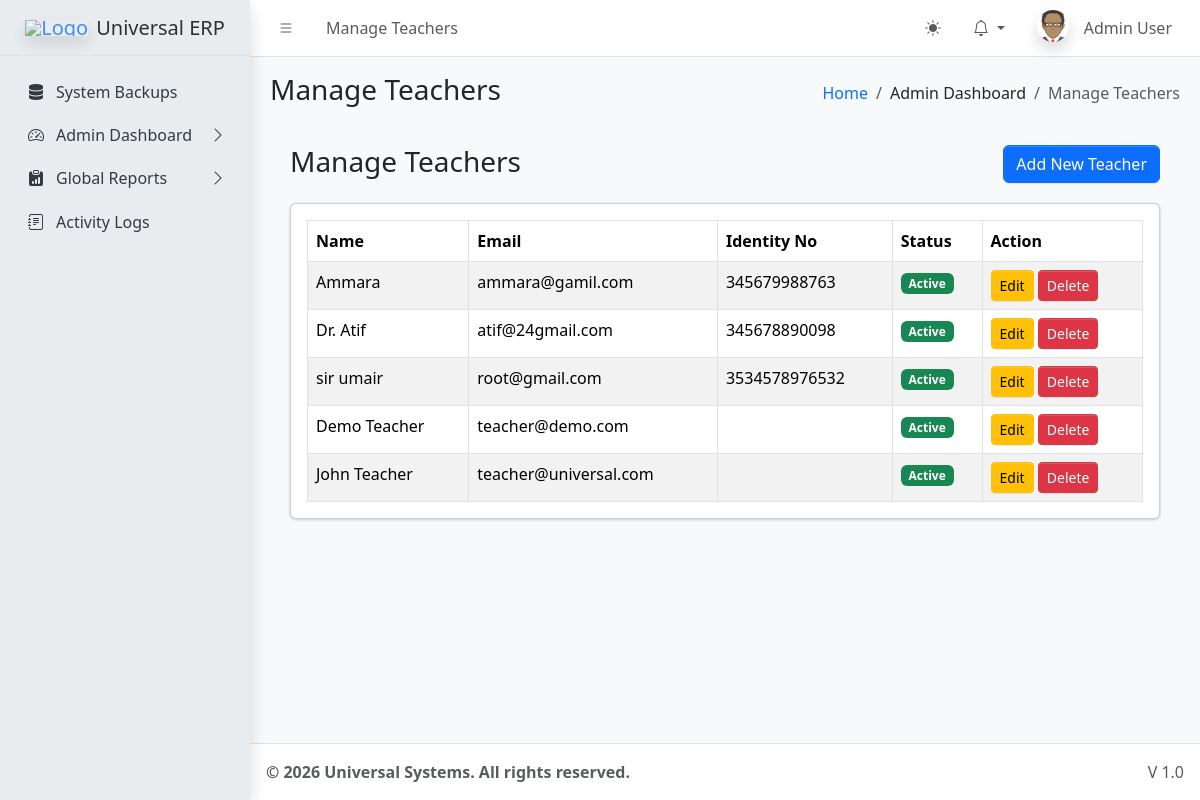
The app's page /dashboards/admin/list_teachers.php (signed in) with its own data.
### tables this page shows
CREATE TABLE `sys_pages` (
  `id` int(11) NOT NULL,
  `parent_id` int(11) DEFAULT 0,
  `page_name` varchar(100) NOT NULL,
  `page_url` varchar(255) DEFAULT '#',
  `icon_class` varchar(50) DEFAULT 'bi bi-circle',
  `sort_order` int(11) DEFAULT 0
);

CREATE TABLE `users` (
  `id` int(11) NOT NULL,
  `name` varchar(100) NOT NULL,
  `email` varchar(100) NOT NULL,
  `password` varchar(255) NOT NULL,
  `role` varchar(50) NOT NULL,
  `identity_no` varchar(50) DEFAULT NULL,
  `registration_no` varchar(50) DEFAULT NULL,
  `is_active` tinyint(1) DEFAULT 1,
  `created_at` timestamp NOT NULL DEFAULT current_timestamp()
);

### dashboards/admin/list_teachers.php (the view, shortened to what this page needs)
<?php
require_once '../../core/db.php';
require_once '../../includes/header.php';
$stmt = $pdo->prepare("SELECT * FROM users WHERE role = 'teacher' ORDER BY created_at DESC");
$stmt->execute();
$teachers = $stmt->fetchAll();
?>
<div class="app-content-header">
    <div class="container-fluid">
        <div class="row">
            <div class="col-sm-6"><h3>Manage Teachers</h3></div>
            <div class="col-sm-6 text-end">
                <a href="add_teacher.php" class="btn btn-primary">Add New Teacher</a>
            </div>
        </div>
    </div>
</div>
<div class="app-content">
    <div class="container-fluid">
        <div class="card">
            <div class="card-body">
                <table class="table table-bordered table-striped">
                    <thead>
                        <tr>
                            <th>Name</th>
                            <th>Email</th>
                            <th>Identity No</th>
                            <th>Status</th>
                            <th>Action</th>
                        </tr>
                    </thead>
                    <tbody>
                        <?php foreach($teachers as $t): ?>
                        <tr>
                            <td><?= htmlspecialchars($t['name']) ?></td>
                            <td><?= htmlspecialchars($t['email']) ?></td>
                            <td><?= htmlspecialchars($t['identity_no']) ?></td>
                            <td><?= $t['is_active'] ? '<span class="badge bg-success">Active</span>' : '<span class="badge bg-danger">Inactive</span>' ?></td>
                            <td>
                                <a href="edit_user.php?id=<?= $t['id'] ?>" class="btn btn-sm btn-warning">Edit</a>
                                <a href="delete_user.php?id=<?= $t['id'] ?>" class="btn btn-sm btn-danger" onclick="return confirm('Are you sure?')">Delete</a>
                            </td>
                        </tr>
                        <?php endforeach; ?>
                    </tbody>
                </table>
            </div>
        </div>
    </div>
</div>
<?php require_once '../../includes/footer.php'; ?>

### includes/header.php (shortened to what this page needs)
<?php
require_once __DIR__ . '/../core/session.php';
$settings = [];
$stmt = $pdo->query("SELECT * FROM system_settings");
while ($row = $stmt->fetch()) {
    $settings[$row['setting_key']] = $row['setting_value'];
}
$current_url = substr($_SERVER['SCRIPT_NAME'], strlen('/universal/'));
$pageStmt = $pdo->prepare("SELECT * FROM sys_pages WHERE page_url LIKE ? LIMIT 1");
$pageStmt->execute(["%$current_url%"]);
$currentPageData = $pageStmt->fetch();
$pageTitle = $currentPageData['page_name'] ?? 'Dashboard';
$pageId = $currentPageData['id'] ?? 0;
$breadcrumbs = [];
if ($currentPageData) {
    $crumbId = $currentPageData['id'];
    while($crumbId != 0) {
        $crumbStmt = $pdo->prepare("SELECT id, parent_id, page_name, page_url FROM sys_pages WHERE id = ?");
        $crumbStmt->execute([$crumbId]);
        $crumb = $crumbStmt->fetch();
        array_unshift($breadcrumbs, $crumb);
        $crumbId = $crumb['parent_id'];
    }
}
?>
<!DOCTYPE html>
<html lang="en"> <head>
    <link rel="stylesheet" href="<?= BASE_URL ?>assets/css/bootstrap.min.css" />
    <link rel="stylesheet" href="<?= BASE_URL ?>assets/css/bootstrap-icons.css" />
    <link rel="stylesheet" href="<?= BASE_URL ?>assets/css/adminlte.min.css" />
    <link rel="stylesheet" href="https://cdnjs.cloudflare.com/ajax/libs/font-awesome/6.4.2/css/all.min.css" />
</head>
<body class="layout-fixed sidebar-expand-lg bg-body-tertiary">
<div class="app-wrapper">
    <nav class="app-header navbar navbar-expand bg-body">
        <div class="container-fluid">
            <ul class="navbar-nav">
                <li class="nav-item"> <a class="nav-link" data-lte-toggle="sidebar" href="#" role="button"><i class="bi bi-list"></i></a> </li>
                <li class="nav-item d-none d-md-block"> <a href="#" class="nav-link"><?= $pageTitle ?></a> </li>
            </ul>
            <ul class="navbar-nav ms-auto">
                <li class="nav-item">
                    <button class="btn btn-link nav-link" id="theme-toggle" type="button">
                        <i class="bi bi-sun-fill" id="theme-icon"></i>
                    </button>
                </li>
                <li class="nav-item dropdown">
                    <a class="nav-link dropdown-toggle" data-bs-toggle="dropdown" href="#" aria-expanded="false">
                        <i class="bi bi-bell"></i>
                    </a>
                </li>
                <li class="nav-item dropdown user-menu">
                    <a href="#" class="nav-link dropdown-toggle" data-bs-toggle="dropdown">
                        <img src="<?= !empty($_SESSION['avatar']) ? $_SESSION['avatar'] : BASE_URL.'assets/img/avatar.png' ?>" class="user-image rounded-circle shadow" alt="User Image">
                        <span class="d-none d-md-inline ms-1"><?= htmlspecialchars($_SESSION['name']) ?></span>
                    </a>
                </li>
            </ul>
        </div>
    </nav>
    <?php include __DIR__ . '/sidebar.php'; ?>
    <main class="app-main">
        <div class="app-content-header">
            <div class="container-fluid">
                <div class="row">
                    <div class="col-sm-6"><h3 class="mb-0"><?= $pageTitle ?></h3></div>
                    <div class="col-sm-6">
                        <ol class="breadcrumb float-sm-end">
                            <li class="breadcrumb-item"><a href="<?= BASE_URL ?>">Home</a></li>
                            <?php foreach($breadcrumbs as $b): ?>
                                <li class="breadcrumb-item <?= ($b['id'] == $pageId) ? 'active' : '' ?>">
                                    <?= htmlspecialchars($b['page_name']) ?>
                                </li>
                            <?php endforeach; ?>
                        </ol>
                    </div>
                </div>
            </div>
        </div>
        <div class="app-content">
            <div class="container-fluid">

### includes/sidebar.php (shortened to what this page needs)
<aside class="app-sidebar bg-body-secondary shadow">
    <div class="sidebar-brand">
        <a href="<?= BASE_URL ?>index.php" class="brand-link">
            <img src="<?= $settings['system_logo'] ?>" alt="Logo" class="brand-image opacity-75 shadow">
            <span class="brand-text fw-light"><?= $settings['system_name'] ?></span>
        </a>
    </div>
    <div class="sidebar-wrapper">
        <nav class="mt-2">
            <ul class="nav sidebar-menu flex-column" data-lte-toggle="treeview" role="menu" data-accordion="false">
                <?php
                function buildMenu($pdo, $parentId = 0, $userRole, $currentUrl)
                {
                    $sql = "
                        SELECT p.* FROM sys_pages p
                        JOIN role_access ra ON p.id = ra.page_id
                        WHERE p.parent_id = ? AND ra.role_key = ?
                        ORDER BY p.sort_order ASC
                    ";
                    $stmt = $pdo->prepare($sql);
                    $stmt->execute([$parentId, $userRole]);
                    $items = $stmt->fetchAll();
                    foreach ($items as $item) {
                        $childStmt = $pdo->prepare("SELECT COUNT(*) FROM sys_pages WHERE parent_id = ?");
                        $childStmt->execute([$item['id']]);
                        $hasChildren = $childStmt->fetchColumn() > 0;
                        $isActive = (strpos($currentUrl, $item['page_url']) !== false && $item['page_url'] !== '#');
                        $menuOpen = $isActive ? 'menu-open' : '';
                        $activeClass = $isActive ? 'active' : '';
                        echo '<li class="nav-item ' . $menuOpen . '">';
                        echo '<a href="' . ($hasChildren ? '#' : BASE_URL . $item['page_url']) . '" class="nav-link ' . $activeClass . '">';
                        echo '<i class="nav-icon ' . $item['icon_class'] . '"></i>';
                        echo '<p>' . htmlspecialchars($item['page_name']);
                        echo '</p></a>';
                        if ($hasChildren) {
                            buildMenu($pdo, $item['id'], $userRole, $currentUrl);
                        }
                        echo '</li>';
                    }
                }
                $cur = substr($_SERVER['SCRIPT_NAME'], strlen('/universal/'));
                buildMenu($pdo, 0, $_SESSION['role'], $cur);
                ?>
            </ul>
        </nav>
    </div>
</aside>

### includes/header.php (style rules this page uses)
.user-image { width: 30px; height: 30px; object-fit: cover; }

### records on screen
sys_pages: page_name "Manage Teachers"
sys_pages: page_name "System Backups"
sys_pages: page_name "Admin Dashboard"
sys_pages: page_name "Global Reports"
sys_pages: page_name "Activity Logs"
users: name "Ammara", email "ammara@gamil.com", identity_no "345679988763", is_active "Active"
users: name "Dr. Atif", email "atif@24gmail.com", identity_no "345678890098", is_active "Active"
users: name "sir umair", email "root@gmail.com", identity_no "3534578976532", is_active "Active"
users: name "Demo Teacher", email "teacher@demo.com", is_active "Active"
users: name "John Teacher", email "teacher@universal.com", is_active "Active"

### other values on screen
$_SESSION['name'] "Admin User"
$settings['system_name'] "Universal ERP"
$settings['footer_text'] "© 2026 Universal Systems. All rights reserved."
